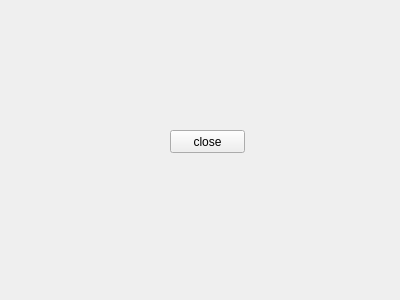
<?xml version="1.0" encoding="UTF-8"?>
<ui version="4.0">
 <class>Form</class>
 <widget class="QWidget" name="Form">
  <property name="geometry">
   <rect>
    <x>0</x>
    <y>0</y>
    <width>400</width>
    <height>300</height>
   </rect>
  </property>
  <property name="windowTitle">
   <string>Form</string>
  </property>
  <widget class="QPushButton" name="pushButton">
   <property name="geometry">
    <rect>
     <x>170</x>
     <y>130</y>
     <width>75</width>
     <height>23</height>
    </rect>
   </property>
   <property name="text">
    <string>close</string>
   </property>
  </widget>
 </widget>
 <resources/>
 <connections>
  <connection>
   <sender>pushButton</sender>
   <signal>clicked()</signal>
   <receiver>Form</receiver>
   <slot>close()</slot>
   <hints>
    <hint type="sourcelabel">
     <x>201</x>
     <y>148</y>
    </hint>
    <hint type="destinationlabel">
     <x>202</x>
     <y>200</y>
    </hint>
   </hints>
  </connection>
 </connections>
</ui>
